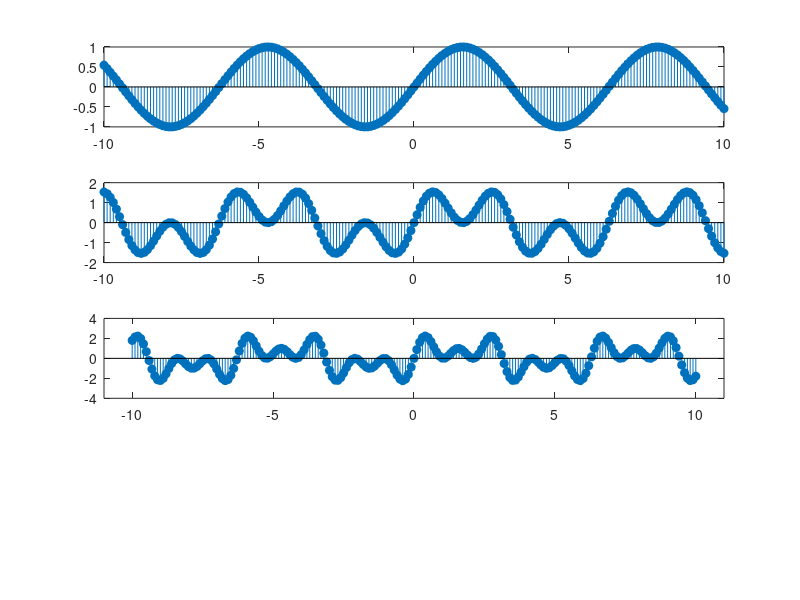

This figure's MATLAB source:
n=[-10:0.1:10]
x1=1*sin(n)
subplot(4,1,1)
stem(n,x1,'filled')
x11=1*sin(n)+sin(3*n)
subplot(4,1,2)
stem(n,x11,'filled')

x12=1*sin(n)+sin(3*n)+sin(5*n)
subplot(4,1,3)
stem(n,x12,'filled')




xlim([-11,11])
ylim([-4 4])